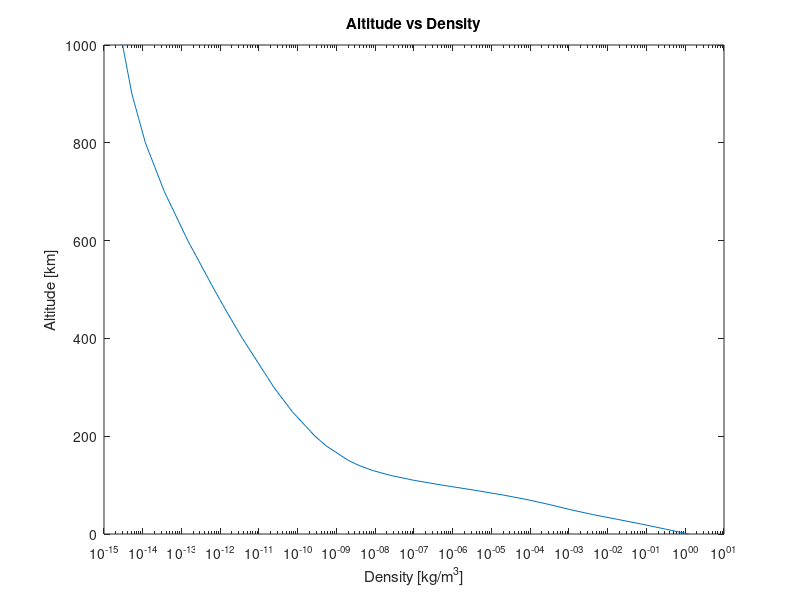

Reproduce this figure in MATLAB. (Note: this script raises an error after producing the figure.)
%Eric Johnson 
%Homework 7 ASE 366L

clc; clear all; close all;

rEarth = 6378.1363;
muEarth = 398600.4415;
J2 = 0.0010826267;
J3 = -0.0000025327;
J4 = -0.0000016196;
CD = 2.0;
omegaEarth = 7.2921158553E-5;


altT = [0; 25; 30; 40; 50; 60; 70; 80; 90; 100; 110; 120; 130; 140; 150; 180; 200; 250; 300; 350; 400; 450; 500; 600; 700; 800; 900; 1000];
rho0T = [1.225; 3.899E-2; 1.774E-2; 3.972E-3; 1.057E-3; 3.206E-4; 8.77E-5; 1.905E-5; 3.396E-6; 5.297E-7; 9.661E-8; 2.438E-8; 8.484E-9; 3.845E-9; 2.070E-9; 5.464E-10; 2.789E-10; 7.248E-11; 2.418E-11; 9.518E-12; 3.725E-12; 1.585E-12; 6.967E-13; 1.454E-13; 3.614E-14; 1.170E-14; 5.245E-15; 3.019E-15];
scaleHT = [7.249; 6.349; 6.682; 7.554; 8.382; 7.714; 6.549; 5.799; 5.382; 5.877; 7.263; 9.473; 12.636; 16.149; 22.523; 29.740; 37.105; 45.546; 53.628; 53.298; 58.515; 60.828; 63.822; 71.835; 88.667; 124.64; 181.05; 268];

EAM = [altT, rho0T, scaleHT];
alt=0:10:1000;
for i=1:length(alt)
    h = alt(i);
    for ii=1:length(EAM)
       if h < EAM(ii,1)
           h0 = EAM(ii-1,1);
           H = EAM(ii-1,3);
           rho0 = EAM(ii-1,2);
           break;
       end
    end
    rho(i) = rho0*exp(-(h-h0)/H);
end

semilogx(rho, alt)
title('Altitude vs Density');
xlabel('Density [kg/m^3]');
ylabel('Altitude [km]');

clear all;

rEarth = 6378.1363;
muEarth = 398600.4415;
J2 = 0.0010826267;
J3 = -0.0000025327;
J4 = -0.0000016196;
CD = 2.0;
omegaEarth = 7.2921158553E-5;

%orbit characteristics

a=7300;
e=.01;
i=45*(pi/180);
OMEGA = 0;
omega = 0;
theta = 0;

[rVec,vVec] = kep2cart_Johnson(a,e,muEarth,i,OMEGA,omega,theta);

y = [rVec , vVec];
secPDay = 86400;
t = .5:.5*secPDay:100*secPDay;
options = odeset( 'RelTol', 1e-12, 'AbsTol', 1e-30);
[T,Y] = ode45('funcDrag',t, y, options);

Y

 E0 = (norm(Y(1,4:6))^2/2) - (muEarth./norm(Y(1,1:3)));
 for ii=1:length(Y)
    E(ii) = (norm(Y(ii,4:6)).^2/2) - (muEarth./norm(Y(ii,1:3)));
 end
dE = E0 - E
figure(2)
title('Difference in Specific Energy');
xlabel('Time [Days]');
ylabel('Specifc Energy [Km^2 / s^2]');
hold on 
plot(t/secPDay, dE)

for ii=1:length(Y)
    r(ii) = norm(Y(ii,1:3));
    [a(ii),e(ii),i,OMEGA,omega,theta] = cart2kep_Johnson(Y(ii,1:3),Y(ii,4:6),muEarth);
    
    rp(ii) = a(ii)*(1-e(ii));
    ra(ii) = a(ii)*(1+e(ii));
end
figure(3)
subplot(3,1,1)
title('Orbit Radius');
xlabel('Time [Days]');
ylabel('Radius [km]');
hold on 
plot(t/secPDay, r)

subplot(3,1,2)
title('Radius of Pariapse');
xlabel('Time [Days]');
ylabel('Radius [Km]');
hold on 
plot(t/secPDay, rp)

subplot(3,1,3)
title('Radius of Apoapsis');
xlabel('Time [Days]');
ylabel('Radius [Km]');
hold on 
plot(t/secPDay, ra)

figure(4)
subplot(2,1,1)
title('Semi Major Axis Over Time');
xlabel('Time [Days]');
ylabel('Semi Major axis [Km]');
hold on 
plot(t/secPDay, a)
 
subplot(2,1,2)
title('Eccentricity Over Time');
xlabel('Time [Days]');
ylabel('Semi Major axis [Km]');
hold on 
plot(t/secPDay, e)





